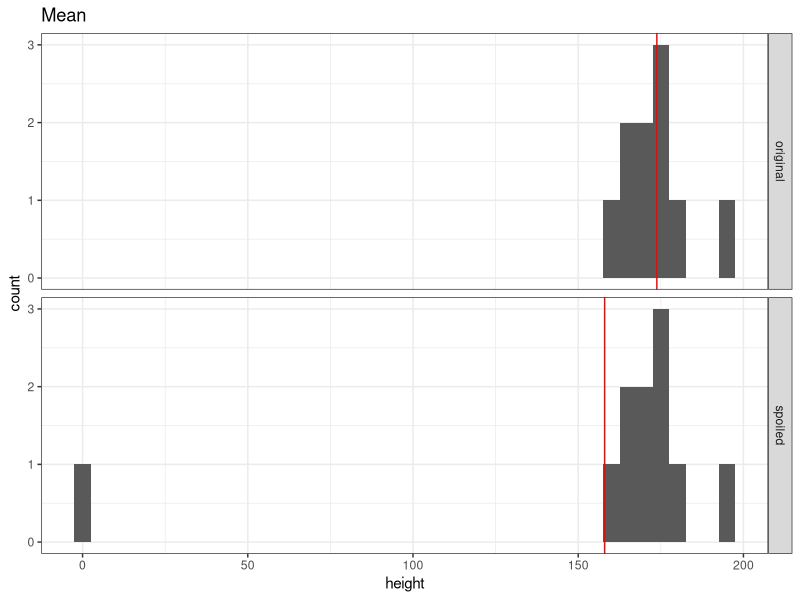
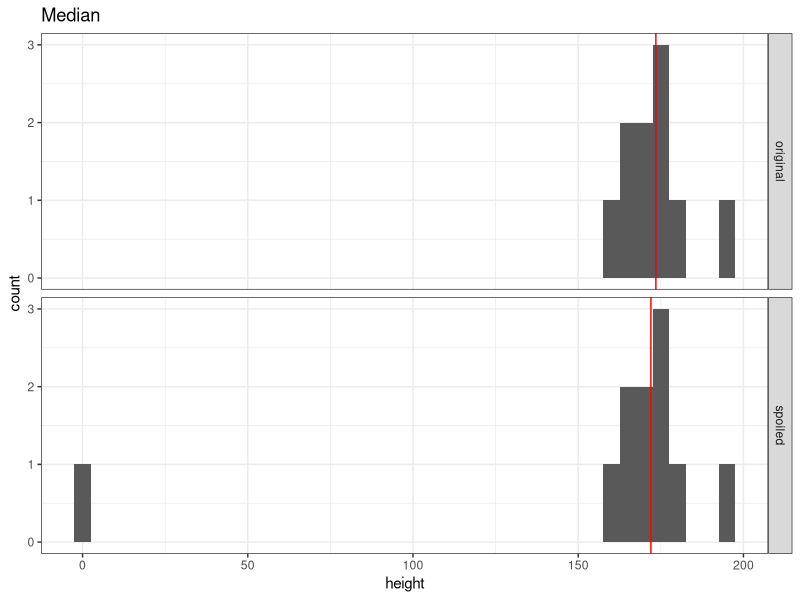
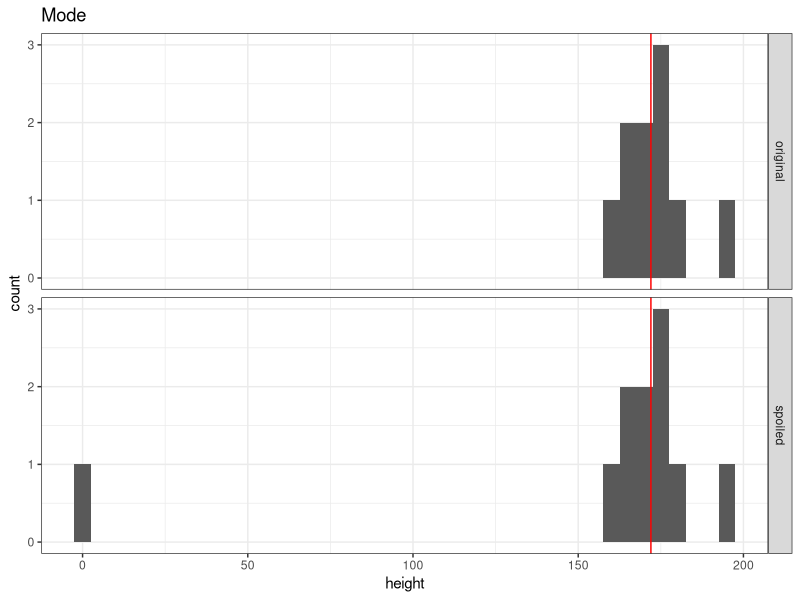
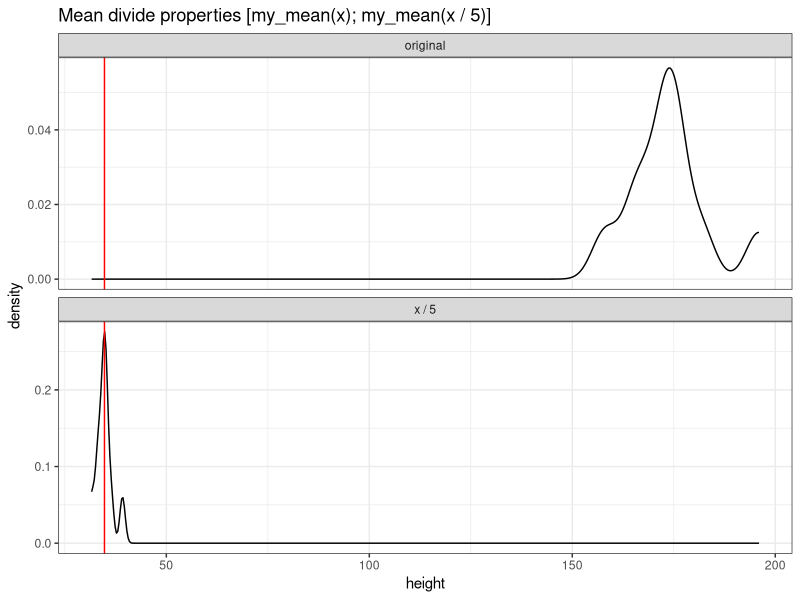
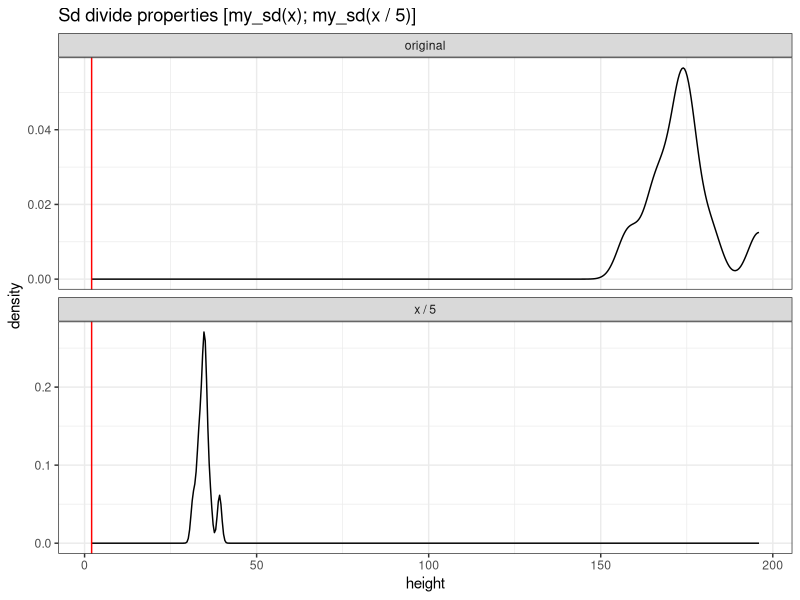

The R script that drew these images, in order:
## ---- chunk 1
knitr::opts_chunk$set(echo = TRUE)
library(mlbench)
library(ggplot2)
library(dplyr)
library(matrixStats)
## ---- chunk 2
v <- c(175, 176, 182, 165, 167, 172, 175, 196, 158, 172)
v_sp <- c(v, 0)
## ---- chunk 3
plot_hist <- function(x, x_sp, title, fun) {
  original <- data.frame(height = x, group = "original")
  spoiled <- data.frame(height = x_sp, group = "spoiled")
  dataviz <- rbind(original, spoiled)

  x_fun <- fun(x)
  x_sp_fun <- fun(x_sp)

  vline <- data.frame(z = c(x_fun, x_sp_fun), group = c("original", "spoiled"))
  ggplot(dataviz, aes(x = height)) +
      geom_histogram(binwidth = 5) +
      geom_vline(aes(xintercept = z), vline, colour = "red")+
      facet_grid(group ~ .) +
      theme_bw() + ggtitle(title)
}
## ---- chunk 4
my_mean <- function(x){
  sum(x) / length(x)
}

# v_mean <- my_mean(v)
# v_mean_sp <- my_mean(v_sp)

if (my_mean(v) == mean(v)) "Mean is correct! my_mean(v) = mean(v)"
if (my_mean(v_sp) == mean(v_sp)) "Mean is correct! my_mean(v_sp) = mean(v_sp)"

plot_hist(v, v_sp, "Mean", my_mean)
## ---- chunk 5
my_median <- function(x){
  n = length(x)
  half <- n %/% 2
  
  if(n %% 2 == 1) sort(x)[half]
  else mean(sort(x)[half:(half+1)])
}

# v_median <- my_median(v)
# v_median_sp <- my_median(v_sp)

if (my_median(v) == median(v)) "Median is correct! my_median(v) = median(v)"
if (my_median(v_sp) == median(v_sp)) "Median is correct! my_median(v_sp) = median(v_sp)"

plot_hist(v, v_sp, "Median", my_median)
## ---- chunk 6
my_mode <- function(x) {
  strtoi(names(sort(table(x), decreasing = TRUE)[1]), base=0L)
}

# v_mode <- my_mode(v)
# v_mode_sp <- my_mode(v_sp)

plot_hist(v, v_sp, "Mode", my_mode)
## ---- chunk 7
v_rpl <- replace(v, 1, 0)
## ---- chunk 8
my_var <- function(x) {
  sum((x - mean(x))^2) / (length(x) - 1)
}

if (my_var(v) == var(v)) "Variance is correct! my_var(v) = var(v)"
if (my_var(v_rpl) == var(v_rpl)) "Variance is correct! my_var(v_rpl) = var(v_rpl)"
## ---- chunk 9
my_sd <- function(x) {
  sqrt(my_var(x))
}

if (my_sd(v) == sd(v)) "SD is correct! my_sd(v) = sd(v)"
if (my_sd(v_rpl) == sd(v_rpl)) "SD is correct! my_sd(v_rpl) = sd(v_rpl)"
## ---- chunk 10
Name <- c("mean(v - 100) == mean(v) - 100", 
          "mean(v / 100) == mean(v) / 100", 
          "sum(v - mean(v))", 
          "var(v - 100) == var(v)", 
          "var(v / 100) == var(v) / 10000", 
          "sd(v / 100) == sd(v) / 100")
Value <- c(
  round(my_mean(v - 100), 6) == round(my_mean(v) - 100, 6), # 1
  round(my_mean(v / 100), 6) == round(my_mean(v) / 100, 6), # 2
  round(sum(v - my_mean(v)), 6), # 3
  round(my_var(v - 100), 6) == round(my_var(v), 6), # 4
  round(my_var(v / 100), 6) == round(my_var(v) / 10000, 6), # 5
  round(my_sd(v / 100), 6) == round(my_sd(v) / 100, 6) # 6
)

properties <- data.frame(Name, Value)
properties
## ---- chunk 11
plot_properties <- function(x, denominator, title, fun) {
  x_dv <- x / denominator

  original <- data.frame(height = x, group = "original")
  trans_dv <- data.frame(height = x_dv, group = sprintf("x / %d", denominator))
  dataviz <- rbind(original, trans_dv)

  x_fun <- fun(x) / denominator
  x_dv_fun <- fun(x_dv)

  vline <- data.frame(z = c(x_fun, x_dv_fun), group = c("original", sprintf("x / %d", denominator)))

  ggplot(dataviz, aes(x = height)) +
      geom_density() +
      geom_vline(aes(xintercept = z), vline, colour = "red")+
      facet_wrap(vars(group), nrow = 2, scales = 'free_y') +
      theme_bw() + ggtitle(sprintf(title, denominator))
}
## ---- chunk 12
denominator = 5
plot_properties(v, denominator, "Mean divide properties [my_mean(x); my_mean(x / %d)]", my_mean)
## ---- chunk 13
denominator = 5
plot_properties(v, denominator, "Sd divide properties [my_sd(x); my_sd(x / %d)]", sd)
## ---- chunk 14
library(dplyr)

data(PimaIndiansDiabetes2)
df <- PimaIndiansDiabetes2[2:8]

my_summary <- function(x) {
  q1 <- round(sapply(x, quantile, probs = 0.25, na.rm = TRUE), 2)
  q3 <- round(sapply(x, quantile, probs = 0.75, na.rm = TRUE), 2)
  res <- data.frame(
    N = sapply(x, function(x) sum(!is.na(x))),
    Missed = sapply(x, function(x) sum(is.na(x))),
    Mean = round(sapply(x, mean, na.rm = TRUE), 2), 
    Median = round(sapply(x, median, na.rm = TRUE), 2),
    Min = round(sapply(x, min, na.rm = TRUE), 2),
    Max = round(sapply(x, max, na.rm = TRUE), 2),
    Q1 = q1,
    Q3 = q3,
    IQR = q3 - q1,
    SD = round(sapply(x, sd, na.rm = TRUE), 2)
    )
  res <- t(res)
  data.frame(res[,order(colnames(res))])
}

df <- my_summary(df)
tibble(cbind(Measurements = row.names(df), df))
